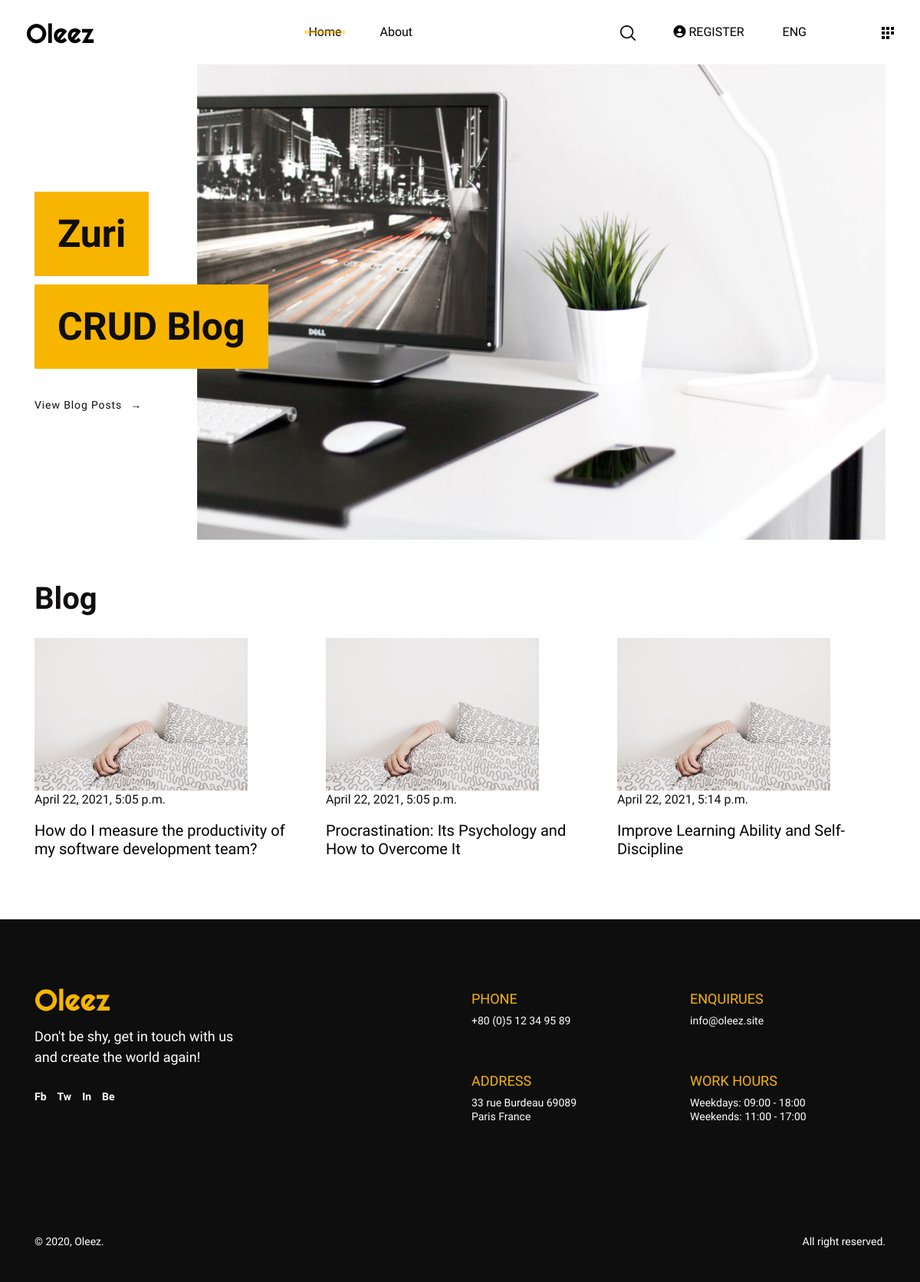
The page / on the database its author committed.
### crud_blog/models.py (models this page shows, shortened)
class Article(models.Model):
    user = models.ForeignKey(User, on_delete=models.CASCADE)
    title = models.CharField(max_length=150)
    content = models.TextField()
    timestamp = models.DateTimeField(auto_now=False, auto_now_add=False)
    def get_absolute_url(self):
        return reverse("blog:article", kwargs={"pk": self.pk})

### crud_blog/views.py (the view)
# urls.py: path('', home, name="home"),
def home(request):
    articles = Article.objects.all()[:3]
    context = {
        "articles": articles
    }
    return render(request, "crud_blog/index.html", context)

### crud_blog/templates/crud_blog/index.html (shortened to what this page needs)
{% extends "crud_blog/base.html" %}
{% load static %}
{% block content %}
<main>
  <section>
    <div class="container wow fadeIn">
      <div
        id="oleezLandingCarousel"
        class="oleez-landing-carousel carousel slide"
        data-ride="carousel"
      >
        <div class="carousel-inner" role="listbox">
          <div class="carousel-item active">
            <img
              src="{% static 'images/Banner_1@2x.jpg' %}"
              alt="First slide"
              class="w-100"
            />
            <div class="carousel-caption">
              <h2 data-animation="animated fadeInRight">
                <span>Zuri</span>
              </h2>
              <h2 data-animation="animated fadeInRight">
                <span>CRUD Blog</span>
              </h2>
              <a
                href="#blogPosts"
                class="carousel-item-link"
                data-animation="animated fadeInRight"
                >View Blog Posts</a
              >
            </div>
          </div>
        </div>
      </div>
    </div>
  </section>
  <section class="mt-4 mb-5" id="blogPosts">
    <div class="container">
        <h1 class="oleez-page-title wow fadeInUp">Blog</h1>
        <div class="row">
          {% for article in articles %}
          <div class="col-md-4 mb-4">
            <div class="blog-post-card wow fadeInUp">
                <div class="blog-post-thumbnail-wrapper">
                    <img src="{% static 'images/Bloggrid/Bloggrid_2.jpg' %}" alt="blog">
                </div>
                <p class="blog-post-date">{{ article.timestamp }}</p>
                <a style="color: black;" href="{{ article.get_absolute_url }}">
                    <h5 class="blog-post-title">{{ article.title }}</h5>
                </a>
            </div>
          </div>
          {% endfor %}
        </div>
    </div>
  </section>
</main>
{% endblock content %}

### rows shown on the page
Article: timestamp "April 22, 2021, 5:05 p.m.", title "How do I measure the productivity of my software development team?"
Article: timestamp "April 22, 2021, 5:05 p.m.", title "Procrastination: Its Psychology and How to Overcome It"
Article: timestamp "April 22, 2021, 5:14 p.m.", title "Improve Learning Ability and Self-Discipline"
